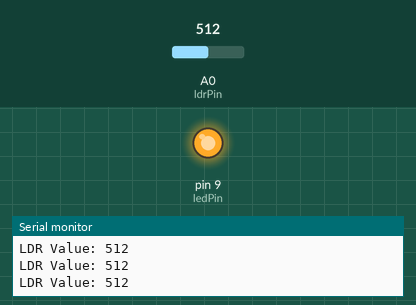
This sketch was run on a simulated Arduino Uno, built with avr-gcc and run on an emulated ATmega328P. On the bench: output pins drawn as LEDs (lit = HIGH), the last lines printed to the serial monitor. The test bench sets the inputs (shaded band); at power-on: A0 (ldrPin) = 512.

Above: at 1.3 s.
1.4 s: A0 (ldrPin) set to 590
2.9 s: A0 (ldrPin) set to 612
At 4.2 s:
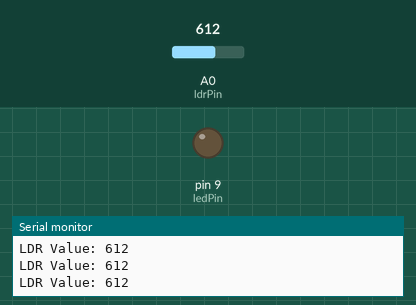
4.5 s: A0 (ldrPin) set to 511
At 5.6 s:
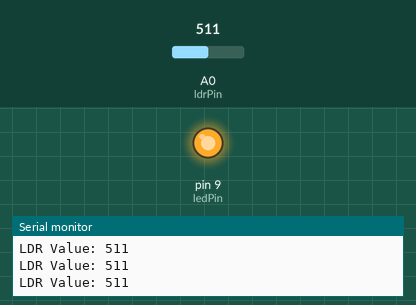
6.0 s: A0 (ldrPin) set to 610
At 6.8 s:
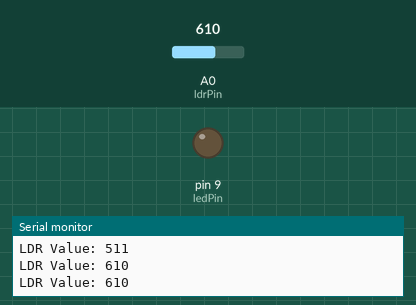
Timing chart, 0 to 8.5 s (numbered marks = the images above; inputs shaded):
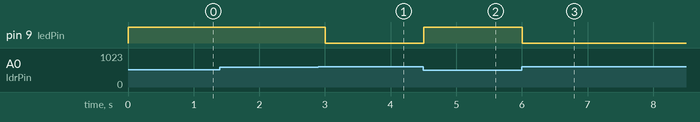

The sketch:

Automatic_Night_Lights-On_System.ino
```cpp
const int ldrPin = A0;        // LDR connected to analog pin A0
const int ledPin = 9;         // LED connected to digital pin 9
const int threshold = 600;    // Threshold value for darkness (adjustable based on lighting conditions)

void setup() {
  pinMode(ledPin, OUTPUT);    // Set LED pin as an output
  Serial.begin(9600);         // Begin Serial communication for debugging
}

void loop() {
  int ldrValue = analogRead(ldrPin);    // Read the LDR value (0-1023)
  Serial.print("LDR Value: ");
  Serial.println(ldrValue);             // Print LDR value for debugging

  // If the LDR value is below the threshold, it is dark, and LEDs should turn on
  if (ldrValue < threshold) {
    digitalWrite(ledPin, HIGH);         // Turn on the LED
  } else {
    digitalWrite(ledPin, LOW);          // Turn off the LED
  }

  delay(500);                           // Small delay for stability
}
```

Measured:
- the behaviour switches between 599 and 600 on A0 (ldrPin) (found by bisection; images 0 and 1)
- after the input at 2.9 s, pin 9 (ledPin): HIGH → LOW after 0.10 s
- after the input at 4.5 s, pin 9 (ledPin): LOW → HIGH at once
- after the input at 6.0 s, pin 9 (ledPin): HIGH → LOW at once
